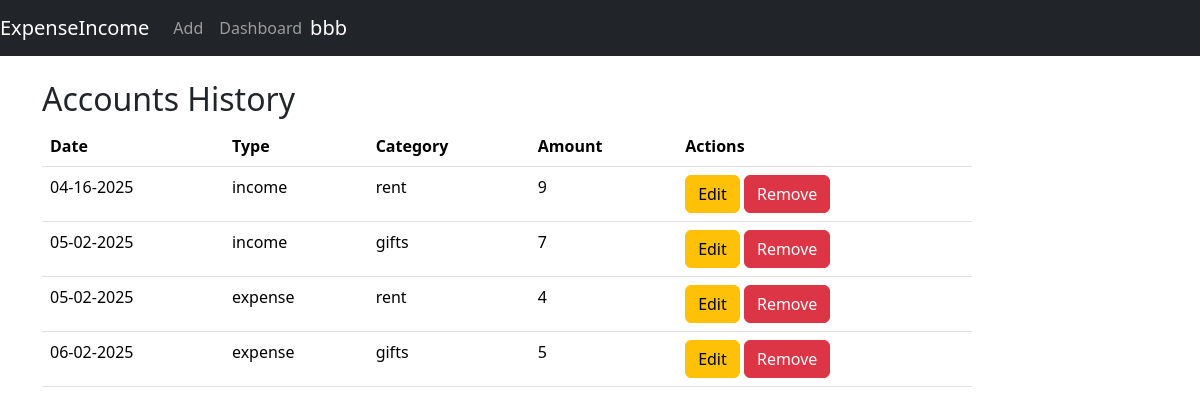
Before: /home (signed in) with the older database file.
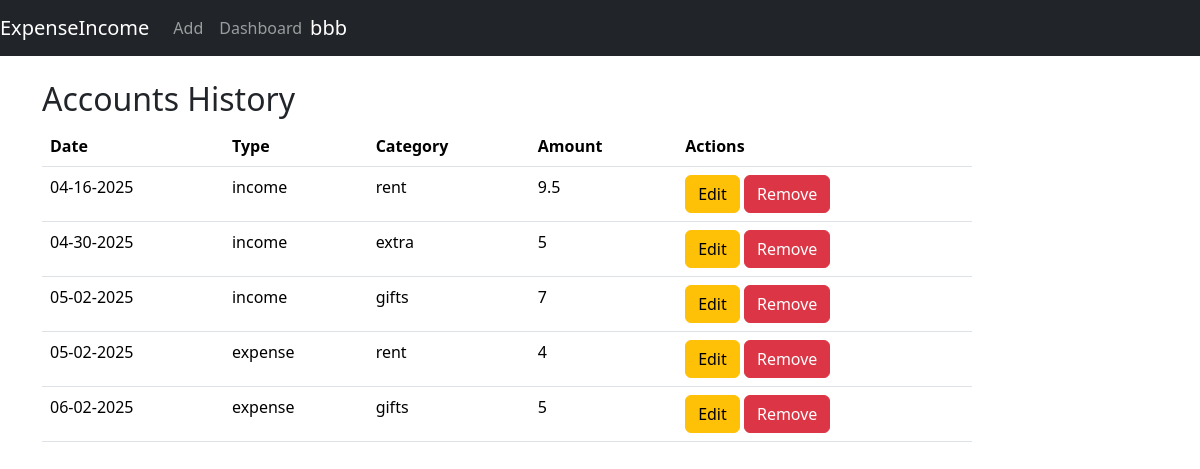
After: the same page with the newer database file.
### data/users.py (models this page shows, shortened)
class User(SqlAlchemyBase, UserMixin):
    __tablename__ = 'users'
    id = sa.Column(sa.Integer, primary_key=True, autoincrement=True)
    surname = sa.Column(sa.String, nullable=True)
    name = sa.Column(sa.String, nullable=True)
    age = sa.Column(sa.Integer, nullable=True)
    email = sa.Column(sa.String, index=True, unique=True, nullable=True)
    hashed_password = sa.Column(sa.String, nullable=True)
    modified_date = sa.Column(sa.DateTime, default=datetime.datetime.now)

### data/accounts.py (models this page shows, shortened)
class Accounts(SqlAlchemyBase):
    __tablename__ = 'accounts'
    id = sa.Column(sa.Integer, primary_key=True, autoincrement=True)
    user = sa.Column(sa.Integer, sa.ForeignKey("users.id"))
    type = sa.Column(sa.String, default='income')
    category = sa.Column(sa.String, default='salary')
    date = sa.Column(sa.Date)
    amount = sa.Column(sa.Numeric, default=0)

### main.py (the view)
@app.route('/home')
@login_required
def index():
    db_sess = db_session.create_session()
    accounts = db_sess.query(Accounts).filter(Accounts.user == current_user.id).order_by(Accounts.date.asc()).all()
    return render_template('index.html', title='Expenses', accounts=accounts)

### data/__db_session.py (called while the page is built)
def create_session() -> Session:
    return __factory()

### main.py (called while the page is built)
@login_manager.user_loader
def load_user(user_id: id) -> User | None:
    return db_session.create_session().get(User, user_id)

### templates/index.html (shortened to what this page needs)
{% extends "base.html" %}
{% block content %}
     <div class="col-sm-10 ml-auto mr-auto ">
        <H2>Accounts History</H2>
        <table class="table">
            <thead class="thead-dark">
                <tr>
                    <th scope="col">Date</th>
                    <th scope="col">Type</th>
                    <th scope="col">Category</th>
                    <th scope="col">Amount</th>
                    <th scope="col">Actions</th>
                </tr>
            </thead>
            <tbody>
                {% for entry in accounts %}
                        <tr>
                            <td>{{entry.date.strftime("%m-%d-%Y")}}</td>
                            <td>{{entry.type}}</td>
                            <td>{{ entry.category }}</td>
                            <td>{{ (entry.amount|round(2)|string).rstrip('.0') }}</td>
                            <td>
                                <div>
                                    <a href="/accounts/{{ entry.id }}" class="btn btn-warning">
                                        Edit
                                    </a>
                                    <a onclick="showDeleteModal({{ entry.id }})" class="btn btn-danger">
                                        Remove
                                    </a>
                                </div>
                            </td>
                        </tr>
                {% endfor %}
        </tbody>
        </table>
    </div>
{% endblock %}

### templates/base.html (shortened to what this page needs)
<!doctype html>
<html lang="en">
<head>
    <link href="https://cdn.jsdelivr.net/npm/bootstrap@5.3.5/dist/css/bootstrap.min.css" rel="stylesheet">
    <link rel="stylesheet"
          href="/static/css/style.css">
</head>
<body>
<header>
    <div class="container-fluid">
        <div class="row">
            <div class="col-md-12 p-0">
                <header class="mb-4">
                    <nav class="navbar navbar-expand-lg navbar-dark bg-dark">
                        <a class="navbar-brand" href="{{ url_for('index') }}">ExpenseIncome</a>
                        <div class="collapse navbar-collapse" id="navbarNavAltMarkup">
                            <div class="navbar-nav ml-auto mr-3">
                                <a class="nav-item nav-link" href="{{ url_for('add_account') }}">Add</a>
                                <a class="nav-item nav-link" href="{{ url_for('dashboard') }}">Dashboard</a>
                                {% if current_user.is_authenticated %}
                                    <a class="navbar-brand" href="/logout">{{ current_user.name }}</a>
                                {% else %}
                                    <p>
                                        <a class="btn btn-primary" href="/register">Sign up</a>
                                        <a class="btn btn-success" href="/login">Log in</a>
                                    </p>
                                {% endif %}
                            </div>
                        </div>
                    </nav>
                </header>
            </div>
</header>
<main role="main" class="container">
    {% block content %}{% endblock %}
</main>
</body>
</html>

Changed rows visible on the page:
changed Accounts (number 1 of 5 on the later page): amount "9" → "9.5"
added Accounts: date "04-30-2025", type "income", category "extra", amount "5"
